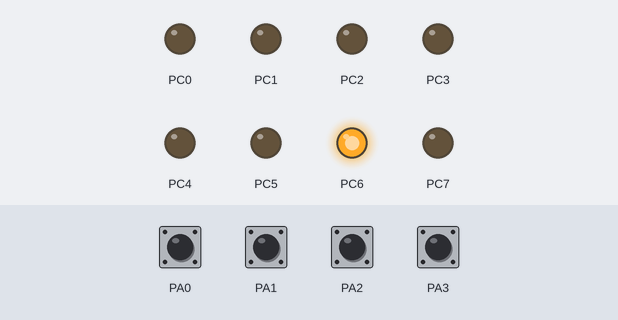
A program run on a simulated ATmega1284P, built with avr-gcc and emulated at 8 MHz. Parts: output pins drawn as LEDs (lit = HIGH). The test bench sets the inputs (shaded band); at power-on: PA0–3 HIGH.

Above: at 1.2 s.
1.3 s: PA0 pulled LOW for 0.15 s
At 1.37 s:
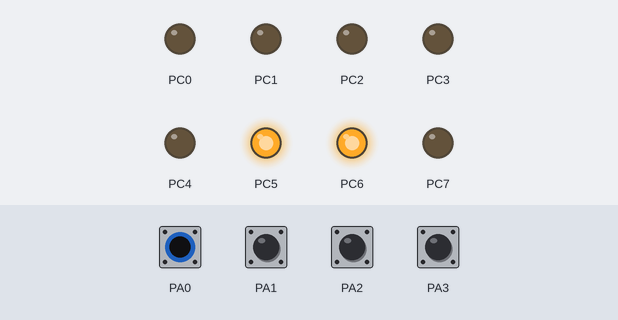
2.9 s: PA2 pulled LOW for 0.15 s
At 2.97 s:
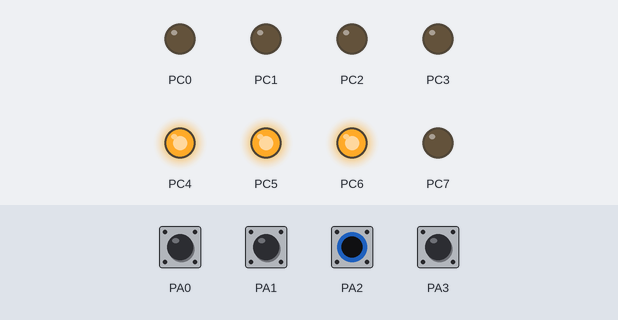
4.5 s: PA3 pulled LOW for 0.15 s
At 4.57 s:
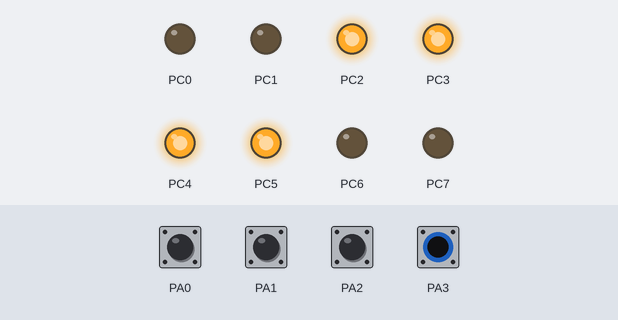
6.1 s: PA0 driven LOW and PA2 driven LOW
At 6.5 s:
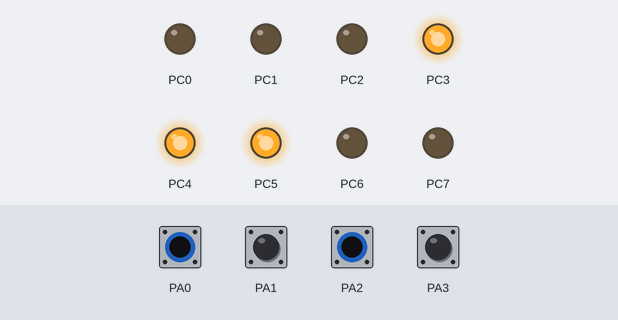
7.6 s: PA3 pulled LOW for 1 s
At 8.4 s:
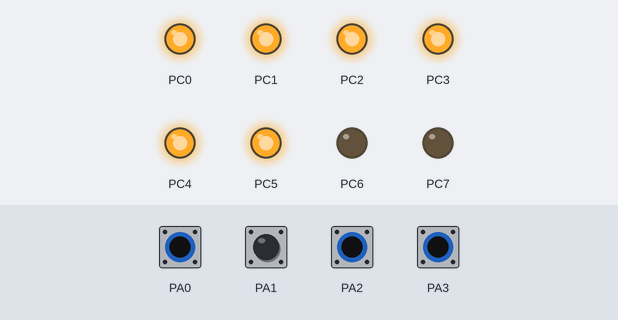
10.1 s: PA0 driven HIGH
At 10.7 s:
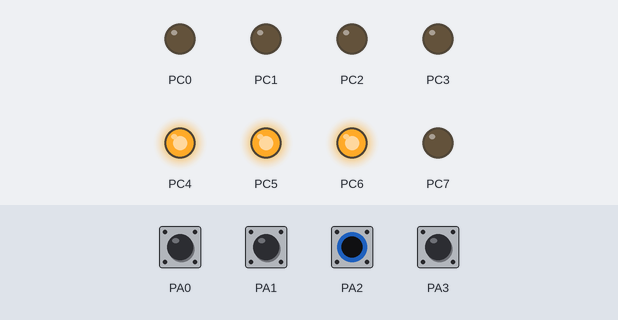
Timing chart, 0 to 12.6 s (numbered marks = the images above; inputs shaded):
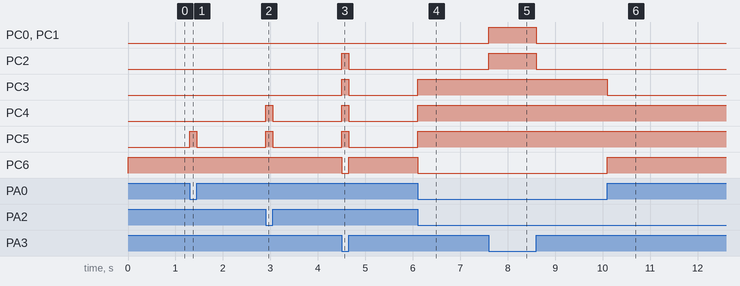

The program:

main.c
```c
/*	Author: lab
 *  Partner(s) Name:
 *	Lab Section:
 *	Assignment: Lab #  Exercise #
 *	Exercise Description: [optional - include for your own benefit]
 *
 *	I acknowledge all content contained herein, excluding template or example
 *	code, is my own original work.
 */
#include <avr/io.h>
#ifdef _SIMULATE_
#include "simAVRHeader.h"
#endif

int main(void) {
    /* Insert DDR and PORT initializations */

    DDRA = 0x00; PORTA = 0xFF;
    DDRC = 0xFF; PORTC = 0x00;

    unsigned char tempA, level;

    /* Insert your solution below */
    while (1) {

	level = 0x00;
	tempA = ~PINA & 0x0F;
	if(tempA <= 4){
		level = 0x40;
	}
	else{
		level = 0x00;
	}
	if(tempA == 0x01 || tempA == 0x02){
		level = level | 0x20;
	}
	else if(tempA == 3 || tempA == 4){
		level = level | 0x30;
	}
	else if(tempA == 5 || tempA == 6){
		level = 0x38;
	}
	else if(tempA >= 7 && tempA <= 9){
		level = level | 0x3C;
	}
	else if(tempA >= 10 && tempA <= 12){
		level = level |	0x3E;
	}
	else if(tempA >= 13 && tempA <= 15){
		level = level | 0x3F;
	}
	PORTC = level;
   }
   return 1;
}
```

simAVRHeader.h
```c
/* Debug information for SimAVR */
#include <stdio.h>
#ifndef F_CPU
#define F_CPU 8000000
#endif

#include <avr/sleep.h>
#include "include/simavr/avr/avr_mcu_section.h"
AVR_MCU(F_CPU,"atmega1284p");
AVR_MCU_VCD_FILE("build/results/LAB5_atmega1284p_trace.vcd",1000);

const struct avr_mmcu_vcd_trace_t _mytrace[] _MMCU_ = {
    { AVR_MCU_VCD_SYMBOL("PINA0"), .mask = 1 << 0,.what = (void*)&PINA, } , // Example individual pin
    { AVR_MCU_VCD_SYMBOL("PORTB"), .what = (void*)&PORTB, } , // Example full port
};

/* Function to output through UART */
static int uart_putchar(char c, FILE *stream) {
    if (c == '\n') {
        uart_putchar('\r',stream);
    }
    loop_until_bit_is_set(UCSR0A,UDRE0);
    UDR0 = c;
    return 0;
}

/* Setup filestream for debugging */
FILE mystdout = FDEV_SETUP_STREAM(uart_putchar,NULL,_FDEV_SETUP_WRITE);
/* End SimAVR section */
```

Measured:
- after the input at 1.3 s, PC5: LOW → HIGH at once, → LOW 0.15 s later
- after the input at 2.9 s, PC4, PC5: LOW → HIGH at once, → LOW 0.15 s later
- after the input at 4.5 s, PC2–5: LOW → HIGH at once, → LOW 0.15 s later; PC6: HIGH → LOW at once, → HIGH 0.15 s later
- after the input at 6.1 s, PC3–5: LOW → HIGH at once; PC6: HIGH → LOW at once
- after the input at 7.6 s, PC0–2: LOW → HIGH at once, → LOW 1.0 s later
- after the input at 10.1 s, PC3: HIGH → LOW at once; PC6: LOW → HIGH at once
